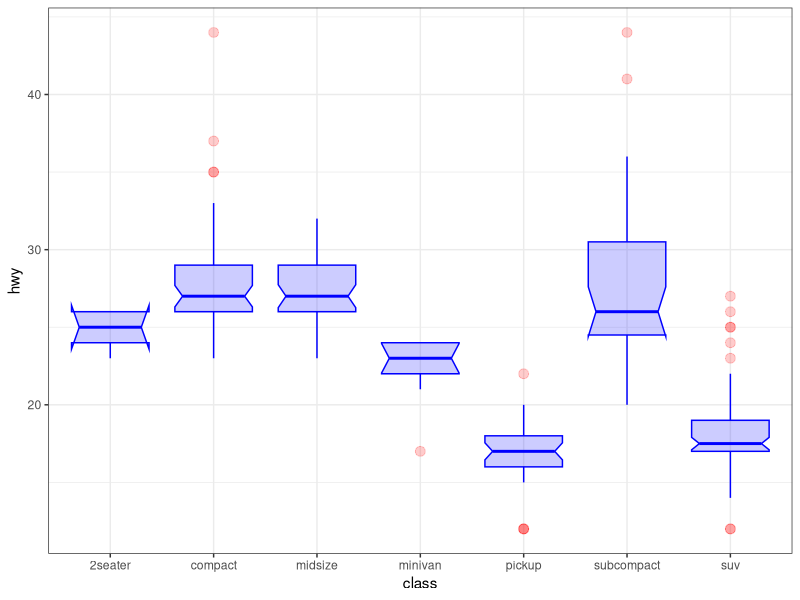

Generate this figure with R:
## ---- chunk 1
knitr::opts_chunk$set(echo = FALSE)
## ---- chunk 2
# load your libraries
library(tidyverse)
library(knitr)
## ---- chunk 3
# your code goes here
# load the data using your required libraries.
# the libraries can be loaded at every chuck or in one chunk.
## ---- chunk 4
# data cleaning code goes here
## ---- chunk 5
ggplot(mpg, aes(x=class, y=hwy)) + 
    geom_boxplot(
        
        # custom boxes
        color="blue",
        fill="blue",
        alpha=0.2,
        
        # Notch?
        notch=TRUE,
        notchwidth = 0.8,
        
        # custom outliers
        outlier.colour="red",
        outlier.fill="red",
        outlier.size=3
    
    ) +
  theme_bw()
## ---- chunk 6
# filtering the data
my_object <- mtcars %>%
  select(c(1:4)) %>%
  head(10)

# making the table
kable(my_object, caption = "simple table", format = 'simple')
## ---- chunk 7
# filtering the data
my_object <- mtcars %>%
  select(c(1:4)) %>%
  head(10)

# making the table
kable(my_object, caption = "pipe table", format = 'pipe')
